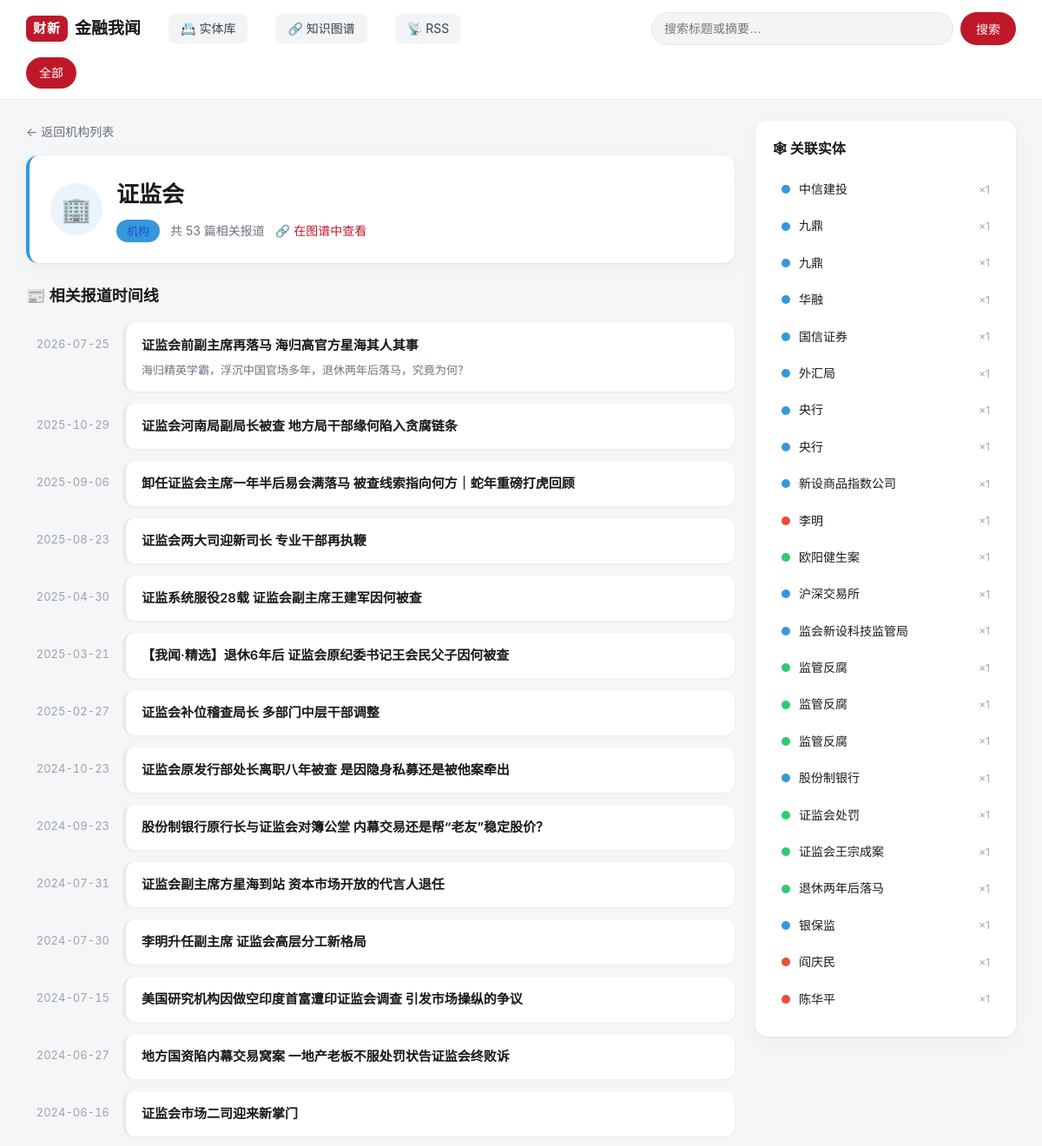
The page /entity/24765 (upper part) on the database as committed earlier.
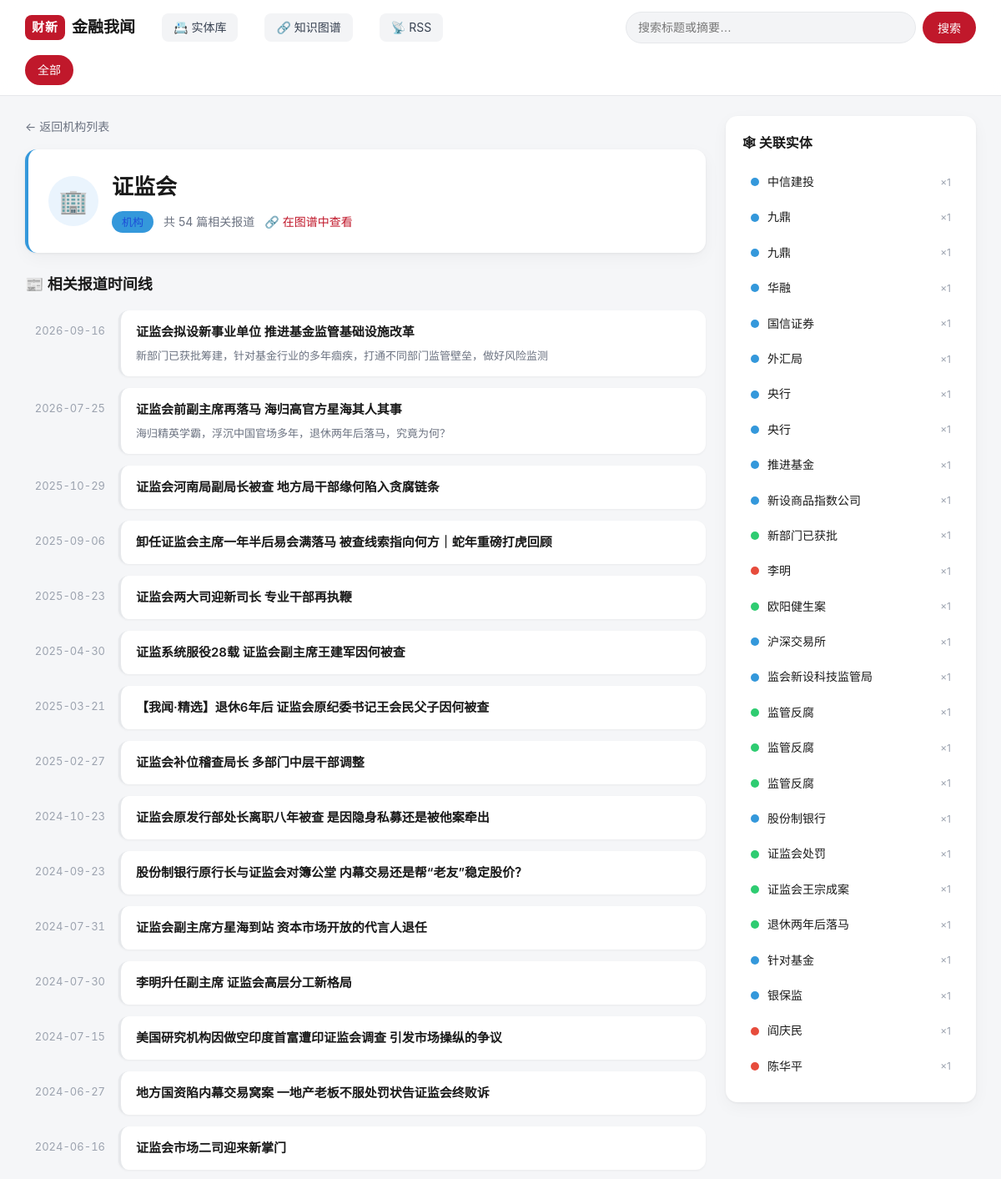
The same page on the database as committed later.
### tables this page shows
CREATE TABLE entities(
        id INTEGER PRIMARY KEY AUTOINCREMENT,
        name TEXT NOT NULL,
        type TEXT NOT NULL CHECK(type IN ('person', 'org', 'event')),
        first_seen TEXT,
        last_seen TEXT,
        UNIQUE(name, type)
    );

CREATE TABLE articles(
          article_id TEXT NOT NULL, title TEXT NOT NULL, published_at TEXT NOT NULL,
          url TEXT PRIMARY KEY, discovered_at TEXT NOT NULL, checked_at TEXT NOT NULL
        , source TEXT NOT NULL DEFAULT '', summary TEXT NOT NULL DEFAULT '', body_text TEXT NOT NULL DEFAULT '', updated_at TEXT NOT NULL DEFAULT '', author TEXT NOT NULL DEFAULT '', editor TEXT NOT NULL DEFAULT '', image TEXT NOT NULL DEFAULT '');

CREATE TABLE relationships(
        id INTEGER PRIMARY KEY AUTOINCREMENT,
        entity_a_id INTEGER NOT NULL,
        entity_b_id INTEGER NOT NULL,
        relation_type TEXT NOT NULL DEFAULT 'co-occurrence',
        article_url TEXT,
        strength INTEGER NOT NULL DEFAULT 1
    );

### app.py (the view)
@app.route("/entity/<int:entity_id>")
def entity_detail(entity_id: int):
    db = get_db()
    ent = db.execute(
        "SELECT id, name, type FROM entities WHERE id = ?", (entity_id,)
    ).fetchone()
    if ent is None:
        abort(404)
    articles = db.execute(
        """SELECT a.article_id, a.title, a.summary, a.published_at
           FROM articles a
           JOIN article_entities ae ON ae.article_url = a.url
           WHERE ae.entity_id = ? AND a.source = ?
           ORDER BY a.published_at DESC""",
        (entity_id, SOURCE),
    ).fetchall()
    related = db.execute(
        """SELECT e.id, e.name, e.type, r.strength
           FROM relationships r
           JOIN entities e ON e.id = CASE
                WHEN r.entity_a_id = ? THEN r.entity_b_id
                ELSE r.entity_a_id END
           WHERE r.entity_a_id = ? OR r.entity_b_id = ?
           ORDER BY r.strength DESC, e.name LIMIT 30""",
        (entity_id, entity_id, entity_id),
    ).fetchall()
    return render_template(
        "entity.html", ent=ent, articles=articles, related=related,
    )

### app.py (called while the page is built)
def get_db() -> sqlite3.Connection:
    if "db" not in g:
        conn = sqlite3.connect(
            f"file:{DB_PATH.as_posix()}?mode=ro&immutable=1", uri=True
        )
        conn.row_factory = sqlite3.Row
        g.db = conn
    return g.db

### templates/entity.html (shortened to what this page needs)
{% extends "base.html" %}
{% set type_names = {'person': '人物', 'org': '机构', 'event': '事件'} %}
{% set type_icons = {'person': '👤', 'org': '🏢', 'event': '⚡'} %}
{% block content %}
<div class="entity-page">
  <div class="entity-main">
    <a class="back" href="{{ url_for('entities_browse', type=ent.type) }}">← 返回{{ type_names[ent.type] }}列表</a>
    <div class="entity-header {{ ent.type }}">
      <div class="entity-avatar {{ ent.type }}">{{ type_icons[ent.type] }}</div>
      <div>
        <h1 class="entity-name">{{ ent.name }}</h1>
        <div class="entity-meta">
          <span class="entity-chip {{ ent.type }}">{{ type_names[ent.type] }}</span>
          <span class="entity-count">共 {{ articles|length }} 篇相关报道</span>
          <a class="entity-graph-link" href="{{ url_for('graph', focus=ent.id) }}">🔗 在图谱中查看</a>
        </div>
      </div>
    </div>
    <h2 class="section-title">📰 相关报道时间线</h2>
    {% if articles %}
    <div class="timeline">
      {% for a in articles %}
      <div class="timeline-item">
        <div class="timeline-date">{{ (a.published_at or '')[:10] }}</div>
        <div class="timeline-card">
          <a class="timeline-title" href="{{ url_for('article', article_id=a.article_id) }}">{{ a.title }}</a>
          {% if a.summary %}
          <p class="timeline-summary">{{ a.summary[:100] }}{% if a.summary|length > 100 %}…{% endif %}</p>
          {% endif %}
        </div>
      </div>
      {% endfor %}
    </div>
    {% else %}
    <p class="empty-note">暂无相关报道。</p>
    {% endif %}
  </div>
  <aside class="entity-side">
    <div class="side-card">
      <h3>🕸 关联实体</h3>
      {% if related %}
      <ul class="related-entities">
        {% for r in related %}
        <li>
          <a class="rel-entity" href="{{ url_for('entity_detail', entity_id=r.id) }}">
            <span class="entity-dot {{ r.type }}"></span>
            <span class="rel-name">{{ r.name }}</span>
            <span class="rel-strength" title="共现 {{ r.strength }} 次">×{{ r.strength }}</span>
          </a>
        </li>
        {% endfor %}
      </ul>
      {% else %}
      <p class="empty-note">暂无关联实体。</p>
      {% endif %}
    </div>
  </aside>
</div>
{% endblock %}

### templates/base.html (shortened to what this page needs)
<!DOCTYPE html>
<html lang="zh-CN">
<head>
  <link rel="stylesheet" href="{{ url_for('static', filename='style.css') }}">
</head>
<body>
  <header class="site-header">
    <div class="wrap header-inner">
      <a class="brand" href="{{ url_for('index') }}">
        <span class="brand-mark">财新</span>
        <span class="brand-name">金融我闻</span>
      </a>
      <a class="nav-link" href="{{ url_for('entities_browse') }}">📇 实体库</a>
      <a class="nav-link" href="{{ url_for('graph') }}">🔗 知识图谱</a>
      <a class="nav-link" href="{{ url_for('rss') }}" title="RSS 订阅">📡 RSS</a>
      <form class="search" action="{{ url_for('index') }}" method="get">
        <input type="search" name="q" value="{{ q or '' }}"
               placeholder="搜索标题或摘要…" autocomplete="off">
        <button type="submit" aria-label="搜索">搜索</button>
      </form>
    </div>
    <nav class="cats wrap">
      <a class="chip {{ 'active' if not tag and not q else '' }}"
         href="{{ url_for('index') }}">全部</a>
    </nav>
  </header>
  <main class="wrap">
    {% block content %}{% endblock %}
  </main>
</body>
</html>

### static/style.css (style rules this page uses)
:root { --bg: #f5f6f8; --card: #ffffff; --ink: #1a1a1a; --muted: #6b7280; --line: #e6e8eb; --brand: #c0182b; --brand-ink: #a01324; --accent: #f3f4f6; --radius: 14px; --shadow: 0 1px 3px rgba(0,0,0,.06), 0 6px 20px rgba(0,0,0,.04); }
* { box-sizing: border-box; }
html { -webkit-text-size-adjust: 100%; }
body { margin: 0; font-family: -apple-system, BlinkMacSystemFont, "Segoe UI", "PingFang SC", "Microsoft YaHei", "Hiragino Sans GB", sans-serif; color: var(--ink); background: var(--bg); line-height: 1.6; }
a { color: inherit; text-decoration: none; }
.wrap { max-width: 1180px; margin: 0 auto; padding: 0 20px; }
.site-header { position: sticky; top: 0; z-index: 20; background: rgba(255,255,255,.92); backdrop-filter: saturate(180%) blur(10px); border-bottom: 1px solid var(--line); }
.header-inner { display: flex; align-items: center; gap: 16px; padding-top: 14px; padding-bottom: 14px; }
.brand { display: flex; align-items: center; gap: 8px; font-weight: 700; }
.brand-mark { background: var(--brand); color: #fff; padding: 3px 8px; border-radius: 8px; font-size: 15px; letter-spacing: 1px; }
.brand-name { font-size: 19px; }
.nav-link { margin-left: 16px; padding: 6px 14px; border-radius: 8px; background: var(--accent); font-size: 14px; color: #374151; transition: background .15s ease; }
.search { margin-left: auto; display: flex; gap: 8px; flex: 1; max-width: 420px; }
.search input { flex: 1; padding: 9px 14px; border: 1px solid var(--line); border-radius: 999px; background: var(--accent); font-size: 14px; outline: none; }
.search button { padding: 9px 18px; border: 0; border-radius: 999px; background: var(--brand); color: #fff; font-size: 14px; cursor: pointer; }
.cats { display: flex; gap: 8px; padding-bottom: 12px; overflow-x: auto; -webkit-overflow-scrolling: touch; scrollbar-width: none; }
.chip { flex: 0 0 auto; padding: 6px 14px; border-radius: 999px; background: var(--accent); color: #374151; font-size: 14px; border: 1px solid transparent; white-space: nowrap; }
.chip.active { background: var(--brand); color: #fff; }
.back { color: var(--muted); font-size: 14px; }
.entity-chip { padding: 3px 10px; border-radius: 999px; font-size: 12.5px; font-weight: 500; text-decoration: none; transition: filter .15s; }
.entity-chip.org { background: #dbeafe; color: #1d4ed8; }

Rows that differ between the two databases and show on the page:
added articles: published_at "2026-09-16", title "证监会拟设新事业单位 推进基金监管基础设施改革", summary "新部门已获批筹建，针对基金行业的多年痼疾，打通不同部门监管壁垒，做好风险监测"
added entities: name "推进基金", strength "1"
added entities: name "新部门已获批", strength "1"
added entities: name "针对基金", strength "1"
Other text that changed with them:
{{ articles|length }}: "53" → "54"
